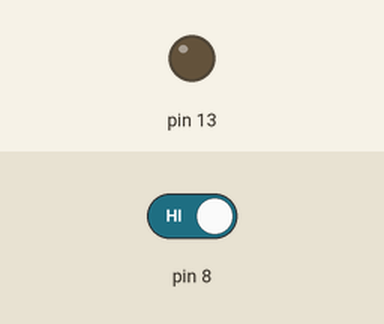
Simulated run of this sketch. Board: Arduino Uno, built with avr-gcc and run on an emulated ATmega328P. Parts: output pins drawn as LEDs (lit = HIGH). The test bench sets the inputs (shaded band); at power-on: pin 8 HIGH. What the sketch prints to the serial monitor is not drawn.

Above: at 1.2 s.
1.3 s: pin 8 driven LOW
At 2.0 s:
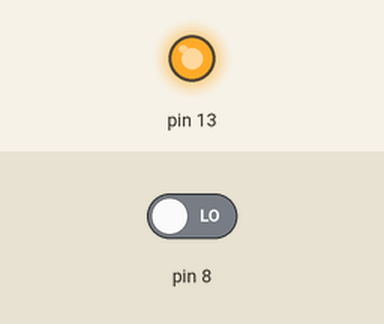
2.8 s: pin 8 driven HIGH
At 3.2 s:
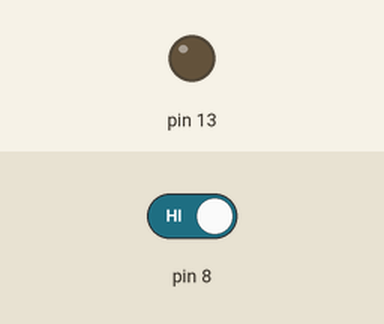
Timing chart, 0 to 5.8 s (numbered marks = the images above; inputs shaded):
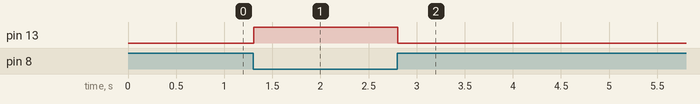

Measured:
- after the input at 1.3 s, pin 13: LOW → HIGH at once
- after the input at 2.8 s, pin 13: HIGH → LOW at once

The sketch:

ir.ino
```cpp
void setup() {
  // put your setup code here, to run once:
  pinMode(8, INPUT);
  pinMode(13, OUTPUT);
  Serial.begin(9600);
}
void loop() {
  // put your main code here, to run repeatedly:
  int var = digitalRead(8);
  Serial.println(var);
  if(var == 0){
    digitalWrite(13,HIGH);
  }
  else{
    digitalWrite(13,LOW);
  }
}
```
